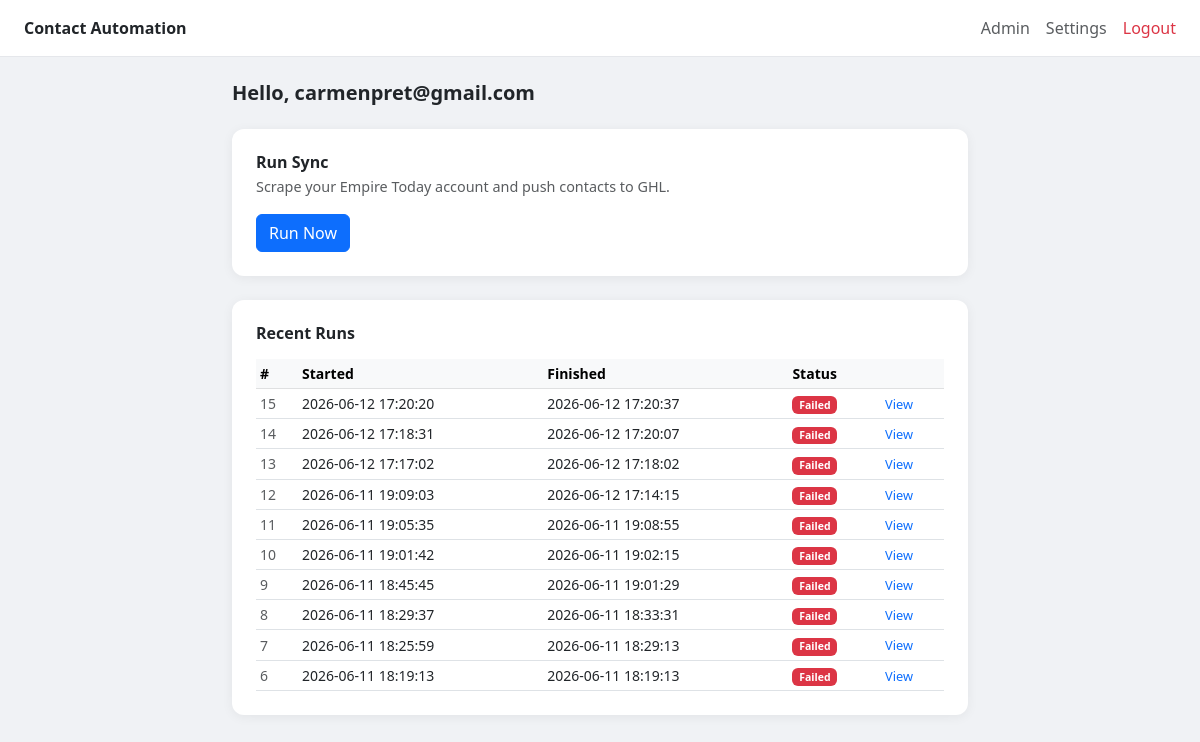
/dashboard (signed in), run on the app's committed database.
### tables this page shows
CREATE TABLE users (
            id              INTEGER PRIMARY KEY AUTOINCREMENT,
            email           TEXT UNIQUE NOT NULL,
            password_hash   TEXT NOT NULL,
            role            TEXT DEFAULT 'user',
            prpt_username   TEXT DEFAULT '',
            prpt_password   TEXT DEFAULT '',
            prpt_rep_id     TEXT DEFAULT '',
            ghl_api_token   TEXT DEFAULT '',
            ghl_location_id TEXT DEFAULT '',
            created_at      TIMESTAMP DEFAULT CURRENT_TIMESTAMP
        );

CREATE TABLE jobs (
            id          INTEGER PRIMARY KEY AUTOINCREMENT,
            user_id     INTEGER NOT NULL,
            status      TEXT DEFAULT 'pending',
            started_at  TIMESTAMP,
            finished_at TIMESTAMP,
            FOREIGN KEY (user_id) REFERENCES users(id)
        );

### main_server.py (the view)
@app.get("/dashboard", response_class=HTMLResponse)
def dashboard(request: Request):
    user = require_user(request)
    if isinstance(user, RedirectResponse):
        return user
    active_job   = get_active_job_for_user(user["id"])
    recent_jobs  = get_recent_jobs_for_user(user["id"], limit=10)
    return templates.TemplateResponse("dashboard.html", {
        "request":    request,
        "user":       dict(user),
        "active_job": dict(active_job) if active_job else None,
        "recent_jobs": [dict(j) for j in recent_jobs],
    })

### templates/dashboard.html (shortened to what this page needs)
<!DOCTYPE html>
<html lang="en">
<head>
  <link href="https://cdn.jsdelivr.net/npm/bootstrap@5.3.0/dist/css/bootstrap.min.css" rel="stylesheet"/>
</head>
<body>
  <nav class="navbar px-4 py-3 mb-4">
    <span class="fw-bold">Contact Automation</span>
    <div class="ms-auto d-flex gap-3 align-items-center">
      {% if user.role == 'admin' %}
      <a href="/admin" class="text-decoration-none text-muted">Admin</a>
      {% endif %}
      <a href="/settings" class="text-decoration-none text-muted">Settings</a>
      <a href="/logout" class="text-decoration-none text-danger">Logout</a>
    </div>
  </nav>
  <div class="container" style="max-width: 760px;">
    <h5 class="fw-bold mb-4">Hello, {{ user.email }}</h5>
    <div class="card p-4 mb-4">
      <h6 class="fw-semibold mb-1">Run Sync</h6>
      <p class="text-muted mb-3" style="font-size:0.9rem;">Scrape your Empire Today account and push contacts to GHL.</p>
      {% if active_job %}
        <div class="alert alert-info py-2 mb-3" style="font-size:0.875rem;">
          A job is already running. <a href="/run/{{ active_job.id }}">View logs</a>
        </div>
        <button class="btn btn-secondary" disabled>Run Now</button>
      {% else %}
        <form method="POST" action="/run">
          <button type="submit" class="btn btn-primary" {% if not user.prpt_username %}disabled{% endif %}>
            Run Now
          </button>
        </form>
      {% endif %}
    </div>
    <div class="card p-4 mb-4">
      <h6 class="fw-semibold mb-3">Recent Runs</h6>
      {% if recent_jobs %}
      <div class="table-responsive">
        <table class="table table-sm table-hover mb-0 align-middle" style="font-size:0.875rem;">
          <thead class="table-light">
            <tr>
              <th>#</th>
              <th>Started</th>
              <th>Finished</th>
              <th>Status</th>
              <th></th>
            </tr>
          </thead>
          <tbody>
            {% for job in recent_jobs %}
            <tr>
              <td class="text-muted">{{ job.id }}</td>
              <td>{{ job.started_at or '—' }}</td>
              <td>{{ job.finished_at or '—' }}</td>
              <td>
                {% if job.status == 'completed' %}
                  <span class="badge bg-success">Completed</span>
                {% elif job.status == 'failed' %}
                  <span class="badge bg-danger">Failed</span>
                {% elif job.status in ('waiting_otp', 'waiting_push') %}
                  <span class="badge bg-warning text-dark">{{ job.status | replace('_', ' ') | title }}</span>
                {% elif job.status == 'running' %}
                  <span class="badge bg-primary">Running</span>
                {% else %}
                  <span class="badge bg-secondary">{{ job.status | title }}</span>
                {% endif %}
              </td>
              <td><a href="/run/{{ job.id }}" class="text-decoration-none" style="font-size:0.8rem;">View</a></td>
            </tr>
            {% endfor %}
          </tbody>
        </table>
      </div>
      {% else %}
        <p class="text-muted mb-0">No runs yet.</p>
      {% endif %}
    </div>
  </div>
</body>
</html>

### templates/dashboard.html (style rules this page uses)
body { background: #f0f2f5; }
.navbar { background: #fff; border-bottom: 1px solid #e5e7eb; }
.card { border: none; border-radius: 12px; box-shadow: 0 2px 12px rgba(0,0,0,0.06); }

### data on the page
users: email "carmenpret@gmail.com"
jobs: id "15", started_at "2026-06-12 17:20:20", finished_at "2026-06-12 17:20:37", status "Failed"
jobs: id "14", started_at "2026-06-12 17:18:31", finished_at "2026-06-12 17:20:07", status "Failed"
jobs: id "13", started_at "2026-06-12 17:17:02", finished_at "2026-06-12 17:18:02", status "Failed"
jobs: id "12", started_at "2026-06-11 19:09:03", finished_at "2026-06-12 17:14:15", status "Failed"
jobs: id "11", started_at "2026-06-11 19:05:35", finished_at "2026-06-11 19:08:55", status "Failed"
jobs: id "10", started_at "2026-06-11 19:01:42", finished_at "2026-06-11 19:02:15", status "Failed"
jobs: id "9", started_at "2026-06-11 18:45:45", finished_at "2026-06-11 19:01:29", status "Failed"
jobs: id "8", started_at "2026-06-11 18:29:37", finished_at "2026-06-11 18:33:31", status "Failed"
jobs: id "7", started_at "2026-06-11 18:25:59", finished_at "2026-06-11 18:29:13", status "Failed"
jobs: id "6", started_at "2026-06-11 18:19:13", finished_at "2026-06-11 18:19:13", status "Failed"
